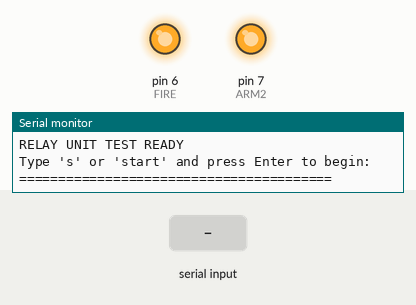
This sketch was run on a simulated Arduino Uno, built with avr-gcc and run on an emulated ATmega328P. Parts: output pins drawn as LEDs (lit = HIGH), the last lines printed to the serial monitor. Inputs (shaded band) come from the test bench.

Above: at 1.2 s.
1.3 s: "s\n" received over Serial
At 5.7 s:
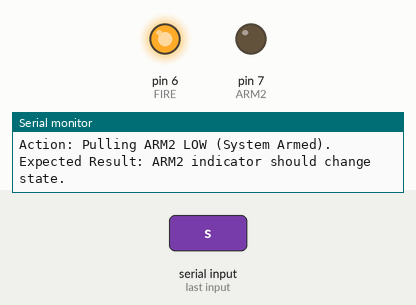
At 12.5 s:
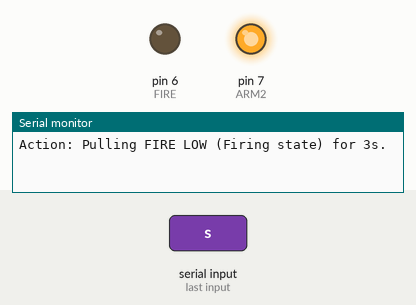
Timing chart, 0 to 15.9 s (numbered marks = the images above; inputs shaded):
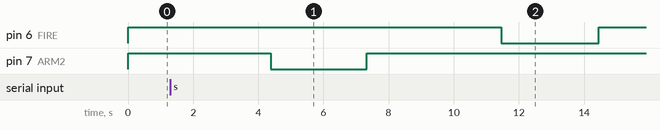

The sketch:

relay_test.ino
```cpp
const int ARM2 = 7;
const int FIRE = 6;

const byte RELAY_ON = LOW;
const byte RELAY_OFF = HIGH;

const unsigned long testInterval = 3000; // Time between test steps (ms)
unsigned long previousMillis = 0;
int testStep = 0;

bool testStarted = false; // Tracks whether the user has started the test

void setup() {
    Serial.begin(9600);
    while (!Serial);

    pinMode(ARM2, OUTPUT);
    pinMode(FIRE, OUTPUT);

    // Default state: Both relays inactive
    digitalWrite(ARM2, RELAY_OFF);
    digitalWrite(FIRE, RELAY_OFF);

    printStartPrompt();
}

void loop() {
    // Wait for user to type 's' or 'start' to kick off or restart the test
    if (!testStarted) {
        if (Serial.available() > 0) {
            String command = Serial.readStringUntil('\n');
            command.trim();
            command.toLowerCase(); // Make it case-insensitive

            if (command == "s" || command == "start") {
                testStarted = true;
                previousMillis = millis(); // Initialize the timer right when it starts
                Serial.println("\n[INFO] Starting diagnostic sequence...");
            } else {
                Serial.println("Invalid command. Type 's' or 'start' to begin:");
            }
        }
        return;
    }

    // Run test sequence steps non-blockingly every `testInterval`
    unsigned long currentMillis = millis();
    if (currentMillis - previousMillis >= testInterval) {
        previousMillis = currentMillis;
        testStep++;

        switch (testStep) {
            case 1:
                Serial.println("\n[TEST 1] Testing ARM2 Relay (Pin 7)...");
                Serial.println("Action: Pulling ARM2 LOW (System Armed).");
                Serial.println("Expected Result: ARM2 indicator should change state.");
                digitalWrite(ARM2, RELAY_ON); // Active state
                break;

            case 2:
                Serial.println("\nAction: Pulling ARM2 HIGH (System Disarmed).");
                Serial.println("Expected Result: ARM2 indicator should turn off.");
                digitalWrite(ARM2, RELAY_OFF); // Inactive state
                break;

            case 3:
                Serial.println("\n[TEST 2] Testing FIRE Relay (Pin 6)...");
                Serial.println("Use multimeter to measure voltage to simulate ematch.");
                Serial.println("Expected Result: If ARM1 physical switch is closed, voltage should increase while firing. If open, no change.");
                delay(1000); // Short pause to read instructions before firing

                Serial.println("Action: Pulling FIRE LOW (Firing state) for 3s.");
                digitalWrite(FIRE, RELAY_ON); // Fire pulse active
                delay(3000);                  // Hold for fire duration
                digitalWrite(FIRE, RELAY_OFF); // Release fire pulse
                Serial.println("Action: Pulling Fire HIGH (Stop Firing).");
                break;

            default:
                Serial.println("\n========================================");
                Serial.println("Finished Testing Sequence.");
                Serial.println("========================================");
                testStep = 0;         // Reset test steps for next time
                testStarted = false;  // Reset flag to require 's' or 'start' again
                printStartPrompt();   // Prompt user to start over
                break;
        }
    }
}

void printStartPrompt() {
    Serial.println("\n========================================");
    Serial.println("RELAY UNIT TEST READY");
    Serial.println("Type 's' or 'start' and press Enter to begin:");
    Serial.println("========================================");
}
```

Measured:
- after the input at 1.3 s, pin 6 (FIRE): HIGH → LOW after 10.1 s, → HIGH 3.0 s later; pin 7 (ARM2): HIGH → LOW after 3.1 s, → HIGH 3.0 s later
